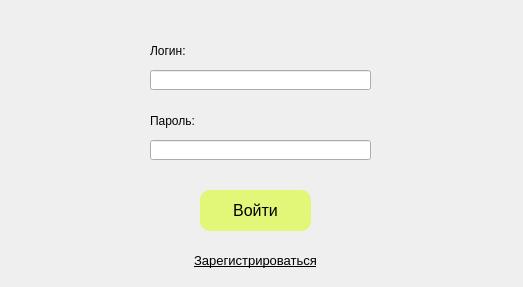
<?xml version="1.0" encoding="UTF-8"?>
<ui version="4.0">
 <class>AuthorizationDialog</class>
 <widget class="QDialog" name="AuthorizationDialog">
  <property name="geometry">
   <rect>
    <x>0</x>
    <y>0</y>
    <width>523</width>
    <height>287</height>
   </rect>
  </property>
  <widget class="QPushButton" name="authBtn">
   <property name="geometry">
    <rect>
     <x>200</x>
     <y>190</y>
     <width>111</width>
     <height>41</height>
    </rect>
   </property>
   <property name="font">
    <font>
     <pointsize>12</pointsize>
    </font>
   </property>
   <property name="styleSheet">
    <string notr="true">QPushButton{
background-color: #E2F778;
border-radius: 10px;
}
QPushButton:hover{
background-color: #E9F79E
}</string>
   </property>
   <property name="text">
    <string>Войти</string>
   </property>
   <property name="shortcut">
    <string>Return</string>
   </property>
  </widget>
  <widget class="QLabel" name="loginLabel">
   <property name="geometry">
    <rect>
     <x>150</x>
     <y>40</y>
     <width>51</width>
     <height>21</height>
    </rect>
   </property>
   <property name="text">
    <string>Логин:</string>
   </property>
  </widget>
  <widget class="QLabel" name="passLabel">
   <property name="geometry">
    <rect>
     <x>150</x>
     <y>110</y>
     <width>61</width>
     <height>21</height>
    </rect>
   </property>
   <property name="text">
    <string>Пароль:</string>
   </property>
  </widget>
  <widget class="QLineEdit" name="loginLineEdit">
   <property name="geometry">
    <rect>
     <x>150</x>
     <y>70</y>
     <width>221</width>
     <height>20</height>
    </rect>
   </property>
  </widget>
  <widget class="QLineEdit" name="passLineEdit">
   <property name="geometry">
    <rect>
     <x>150</x>
     <y>140</y>
     <width>221</width>
     <height>20</height>
    </rect>
   </property>
   <property name="echoMode">
    <enum>QLineEdit::Password</enum>
   </property>
  </widget>
  <widget class="QPushButton" name="regBtn">
   <property name="geometry">
    <rect>
     <x>180</x>
     <y>240</y>
     <width>151</width>
     <height>41</height>
    </rect>
   </property>
   <property name="font">
    <font>
     <pointsize>10</pointsize>
     <underline>true</underline>
    </font>
   </property>
   <property name="text">
    <string>Зарегистрироваться</string>
   </property>
   <property name="flat">
    <bool>true</bool>
   </property>
  </widget>
 </widget>
 <resources/>
 <connections/>
</ui>
